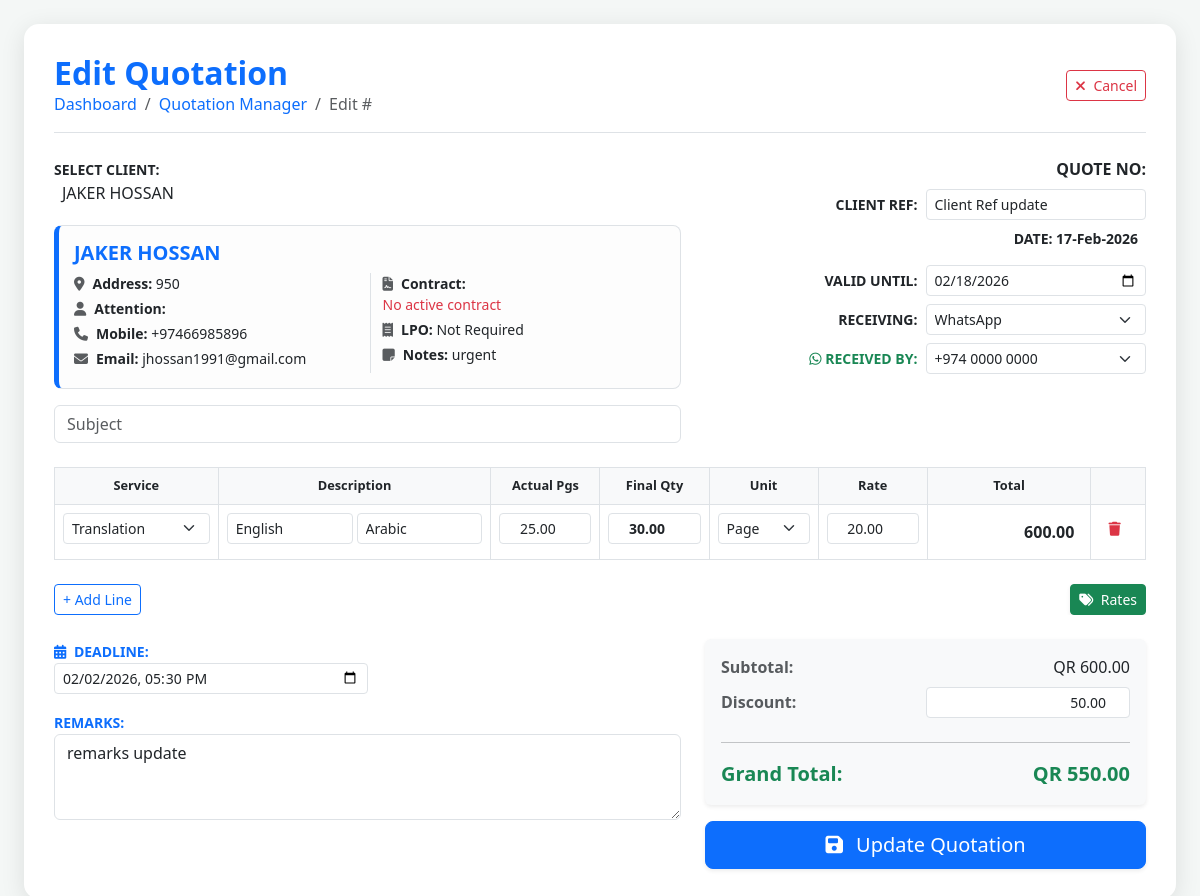
Page /edit_quotation.php?id=1 (signed in) on the committed database.
### tables this page shows
CREATE TABLE `quotations` (
  `id` int(11) NOT NULL,
  `quote_no` varchar(50) NOT NULL,
  `client_id` int(11) NOT NULL,
  `branch_id` int(11) DEFAULT 1,
  `receiving_method` varchar(50) DEFAULT 'Walk-in',
  `whatsapp_number_id` int(11) DEFAULT NULL,
  `client_ref` varchar(100) DEFAULT NULL,
  `quotation_for` text DEFAULT NULL,
  `valid_until` date DEFAULT NULL,
  `sub_total` decimal(15,2) DEFAULT 0.00,
  `discount` decimal(15,2) DEFAULT 0.00,
  `grand_total` decimal(15,2) DEFAULT 0.00,
  `deadline` datetime DEFAULT NULL,
  `delivery_info` text DEFAULT NULL,
  `additional_notes` text DEFAULT NULL,
  `payment_terms` text DEFAULT NULL,
  `status` enum('Draft','In Progress','Approved','Rejected','Converted','Cancelled') DEFAULT 'Draft',
  `created_by` int(11) NOT NULL,
  `created_at` datetime DEFAULT current_timestamp(),
  `updated_at` datetime DEFAULT NULL ON UPDATE current_timestamp()
);

CREATE TABLE `whatsapp_numbers` (
  `id` int(11) NOT NULL,
  `phone_number` varchar(20) NOT NULL,
  `branch_id` int(11) NOT NULL DEFAULT 1,
  `is_active` tinyint(1) DEFAULT 1
);

CREATE TABLE `quotation_items` (
  `id` int(11) NOT NULL,
  `quote_id` int(11) NOT NULL,
  `service_type` varchar(100) DEFAULT NULL,
  `description` text DEFAULT NULL,
  `pages_s` decimal(10,2) DEFAULT 0.00,
  `qty` decimal(10,2) DEFAULT 0.00,
  `unit` varchar(20) DEFAULT 'Page',
  `rate` decimal(15,2) DEFAULT 0.00,
  `total` decimal(15,2) DEFAULT 0.00
);

### edit_quotation.php (the view, shortened to what this page needs)
<?php
include 'db.php';
$quote_id = (int)$_GET['id'];
$stmt = $pdo->prepare("SELECT * FROM quotations WHERE id = ?");
$stmt->execute([$quote_id]);
$quote = $stmt->fetch();
$stmtItems = $pdo->prepare("SELECT * FROM quotation_items WHERE quote_id = ?");
$stmtItems->execute([$quote_id]);
$items = $stmtItems->fetchAll();
$whatsappNumbers = $pdo->query("SELECT id, phone_number FROM whatsapp_numbers WHERE is_active = 1 ORDER BY phone_number")->fetchAll();
?>
<!DOCTYPE html>
<html lang="en">
<head>
    <link href="https://cdn.jsdelivr.net/npm/bootstrap@5.3.0/dist/css/bootstrap.min.css" rel="stylesheet">
    <link rel="stylesheet" href="https://cdnjs.cloudflare.com/ajax/libs/font-awesome/6.4.0/css/all.min.css">
    <link href="https://cdn.jsdelivr.net/npm/select2@4.1.0-rc.0/dist/css/select2.min.css" rel="stylesheet" />
    <link href="https://cdn.jsdelivr.net/npm/select2-bootstrap-5-theme@1.3.0/dist/select2-bootstrap-5-theme.min.css" rel="stylesheet" />
</head>
<body class="p-4">
<div class="container-fluid form-card">
    <div class="d-flex justify-content-between align-items-center mb-4 pb-3 border-bottom">
        <div>
            <h2 class="fw-bold text-primary mb-0">Edit Quotation</h2>
            <nav aria-label="breadcrumb">
                <ol class="breadcrumb mb-0 small">
                    <li class="breadcrumb-item"><a href="index.php" class="text-decoration-none">Dashboard</a></li>
                    <li class="breadcrumb-item"><a href="manage_quotations.php" class="text-decoration-none">Quotation Manager</a></li>
                    <li class="breadcrumb-item active">Edit #<?= htmlspecialchars($quote['quote_no']) ?></li>
                </ol>
            </nav>
        </div>
        <div class="d-flex gap-2">
            <a href="manage_quotations.php" class="btn btn-outline-danger btn-sm">
                <i class="fas fa-times me-1"></i> Cancel
            </a>
        </div>
    </div>
    <form id="editQuoteForm">
        <div class="row mb-4">
            <div class="col-md-7">
                <label class="small fw-bold">SELECT CLIENT:</label>
                <div id="clientDisplay" class="client-display-card mt-3">
                    <h5 id="view_company" class="fw-bold text-primary mb-2"></h5>
                    <div class="row small">
                        <div class="col-md-6">
                            <p class="mb-1"><i class="fas fa-map-marker-alt me-2 text-muted"></i><strong>Address:</strong> <span id="view_address"></span></p>
                            <p class="mb-1"><i class="fas fa-user me-2 text-muted"></i><strong>Attention:</strong> <span id="view_attention"></span></p>
                            <p class="mb-1"><i class="fas fa-phone me-2 text-muted"></i><strong>Mobile:</strong> <span id="view_mobile"></span></p>
                            <p class="mb-1"><i class="fas fa-envelope me-2 text-muted"></i><strong>Email:</strong> <span id="view_email"></span></p>
                        </div>
                        <div class="col-md-6 border-start">
                            <p class="mb-1"><i class="fas fa-file-contract me-2 text-muted"></i><strong>Contract:</strong> <br><span class="text-danger" id="view_contract"></span></p>
                            <p class="mb-1"><i class="fas fa-receipt me-2 text-muted"></i><strong>LPO:</strong> <span id="view_lpo"></span></p>
                            <p class="mb-1"><i class="fas fa-sticky-note me-2 text-muted"></i><strong>Notes:</strong> <span id="view_notes"></span></p>
                        </div>
                    </div>
                </div>
                <input type="text" name="quotation_for" class="form-control mt-3" placeholder="Subject" value="<?= htmlspecialchars($quote['quotation_for']) ?>">
            </div>
            <div class="col-md-5 text-end">
                <p class="mb-1 fw-bold">QUOTE NO: <?= htmlspecialchars($quote['quote_no']) ?></p>
                <div class="d-flex justify-content-end align-items-center mt-2">
                    <label class="me-2 fw-bold small"> CLIENT REF:</label>
                    <input type="text" name="client_ref" class="form-control form-control-sm w-50" value="<?= htmlspecialchars($quote['client_ref']) ?>">
                </div>
                <p class="me-2 fw-bold small mt-2"> DATE: <?= date('d-M-Y', strtotime($quote['created_at'])) ?></p>
                <div class="d-flex justify-content-end align-items-center mt-2">
                    <label class="me-2 fw-bold small">VALID UNTIL:</label>
                    <input type="date" name="valid_until" class="form-control form-control-sm w-50" value="<?= $quote['valid_until'] ?>">
                </div>
                <div class="d-flex justify-content-end align-items-center mt-2">
                    <label class="me-2 fw-bold small">RECEIVING:</label>
                    <select name="receiving_method" id="receiving_method" class="form-select form-select-sm w-50" onchange="toggleWhatsapp(this.value)">
                        <option value="WhatsApp" <?= $quote['receiving_method'] == 'WhatsApp' ? 'selected' : '' ?>>WhatsApp</option>
                    </select>
                </div>
                <div class="d-flex justify-content-end align-items-center mt-2 <?= $quote['receiving_method'] == 'WhatsApp' ? '' : 'd-none' ?>" id="whatsapp_box">
                    <label class="me-2 fw-bold small text-success"><i class="fab fa-whatsapp"></i> RECEIVED BY:</label>
                    <select name="whatsapp_number_id" id="whatsapp_number_id" class="form-select form-select-sm w-50">
                        <?php foreach($whatsappNumbers as $w): ?>
                            <option value="<?= $w['id'] ?>" <?= $quote['whatsapp_number_id'] == $w['id'] ? 'selected' : '' ?>>
                                <?= htmlspecialchars($w['phone_number']) ?>
                            </option>
                        <?php endforeach; ?>
                    </select>
                </div>
            </div>
        </div>
        <div class="table-responsive mb-4">
            <table class="table table-bordered">
                <thead>
                    <tr class="text-center">
                        <th width="15%">Service</th>
                        <th width="25%">Description</th>
                        <th width="10%">Actual Pgs</th>
                        <th width="10%">Final Qty</th>
                        <th width="10%">Unit</th>
                        <th width="10%">Rate</th>
                        <th width="15%">Total</th>
                        <th width="5%"></th>
                    </tr>
                </thead>
                <tbody id="quoteItems">
                    <?php foreach($items as $item): ?>
                    <tr>
                        <td>
                            <select name="type[]" class="form-select form-select-sm" onchange="handleTypeChange(this)">
                                <option value="Translation" <?= $item['service_type'] == 'Translation' ? 'selected' : '' ?>>Translation</option>
                            </select>
                        </td>
                        <td>
                            <div class="translation-fields <?= $item['service_type'] == 'Translation' ? 'd-flex' : 'd-none' ?> gap-1">
                                <?php
                                    $langs = explode(' to ', $item['description']);
                                    $src = $langs[0] ?? '';
                                    $tgt = $langs[1] ?? '';
                                ?>
                                <input type="text" name="src_lang[]" class="form-control form-control-sm" placeholder="From" value="<?= htmlspecialchars($src) ?>">
                                <input type="text" name="target_lang[]" class="form-control form-control-sm" placeholder="To" value="<?= htmlspecialchars($tgt) ?>">
                            </div>
                        </td>
                        <td><input type="number" name="actual_qty[]" class="form-control form-control-sm text-center" value="<?= $item['pages_s'] ?>"></td>
                        <td><input type="number" name="qty[]" class="form-control form-control-sm qty text-center fw-bold" value="<?= $item['qty'] ?>" oninput="calculate()"></td>
                        <td>
                            <select name="unit[]" class="form-select form-select-sm">
                                <option value="Page" <?= $item['unit'] == 'Page' ? 'selected' : '' ?>>Page</option>
                            </select>
                        </td>
                        <td><input type="number" name="rate[]" step="0.01" class="form-control form-control-sm rate text-center" value="<?= $item['rate'] ?>" oninput="calculate()"></td>
                        <td><input type="text" class="form-control-plaintext text-end line-total fw-bold pe-2" readonly value="<?= number_format($item['total'], 2) ?>"></td>
                        <td><button type="button" class="btn btn-sm text-danger" onclick="removeRow(this)"><i class="fas fa-trash"></i></button></td>
                    </tr>
                    <?php endforeach; ?>
                </tbody>
            </table>
            <div class="d-flex justify-content-between mt-4">
                <button type="button" class="btn btn-sm btn-outline-primary" onclick="addRow()">+ Add Line</button>
                <button type="button" class="btn btn-success btn-sm shadow-sm" id="btn_view_rates" data-bs-toggle="modal" data-bs-target="#ratesModal">
                    <i class="fas fa-tags me-1"></i> Rates
                </button>
            </div>
        </div>
        <div class="row">
            <div class="col-md-7">
                <div class="mb-3">
                    <label class="fw-bold small text-primary"><i class="fas fa-calendar-alt me-1"></i> DEADLINE:</label>
                    <input type="datetime-local" name="deadline" class="form-control form-control-sm w-50" value="<?= $quote['deadline'] ? date('Y-m-d\TH:i', strtotime($quote['deadline'])) : '' ?>">
                </div>
                <div class="mb-3">
                    <label class="fw-bold small text-primary">REMARKS:</label>
                    <textarea name="additional_notes" class="form-control" rows="3"><?= htmlspecialchars($quote['additional_notes']) ?></textarea>
                </div>
            </div>
            <div class="col-md-5">
                <div class="card border-0 bg-light p-3 shadow-sm">
                    <div class="d-flex justify-content-between mb-2">
                        <span class="fw-bold text-muted">Subtotal:</span>
                        <span>QR <span id="subtotal_display"><?= number_format($quote['sub_total'], 2) ?></span></span>
                    </div>
                    <div class="d-flex justify-content-between mb-2 align-items-center">
                        <span class="fw-bold text-muted">Discount:</span>
                        <input type="number" name="discount" id="discount" class="form-control form-control-sm w-50 text-end" value="<?= $quote['discount'] ?>" oninput="calculate()">
                    </div>
                    <hr>
                    <div class="d-flex justify-content-between fw-bold text-success fs-5">
                        <span>Grand Total:</span>
                        <span>QR <span id="grand_total_display"><?= number_format($quote['grand_total'], 2) ?></span></span>
                    </div>
                </div>
                <button type="submit" class="btn btn-primary btn-lg mt-3 w-100 shadow-sm">
                    <i class="fas fa-save me-2"></i> Update Quotation
                </button>
            </div>
        </div>
    </form>
</div>
</body>
</html>

### edit_quotation.php (style rules this page uses)
body { background-color: #f4f7f6; font-family: 'Segoe UI', sans-serif; }
.form-card { border-radius: 15px; border: none; box-shadow: 0 5px 25px rgba(0,0,0,0.1); background: #fff; padding: 30px; }
.client-display-card { background: #fdfdfd; border: 1px solid #dee2e6; border-left: 5px solid #0d6efd; border-radius: 8px; padding: 15px; margin-top: 15px; }
.table thead th { background: #f8f9fa; font-size: 0.8rem; }

### rows in the picture
quotations: client_ref "Client Ref update", created_at "17-Feb-2026", valid_until "02/18/2026", receiving_method "WhatsApp", whatsapp_number_id "+974 0000 0000", deadline "02/02/2026 17:30", additional_notes "remarks update", sub_total "600.00", discount "50.00", grand_total "550.00"
quotation_items: service_type "Translation", description "English", description "Arabic", pages_s "25.00", qty "30.00", unit "Page", rate "20.00", total "600.00"
